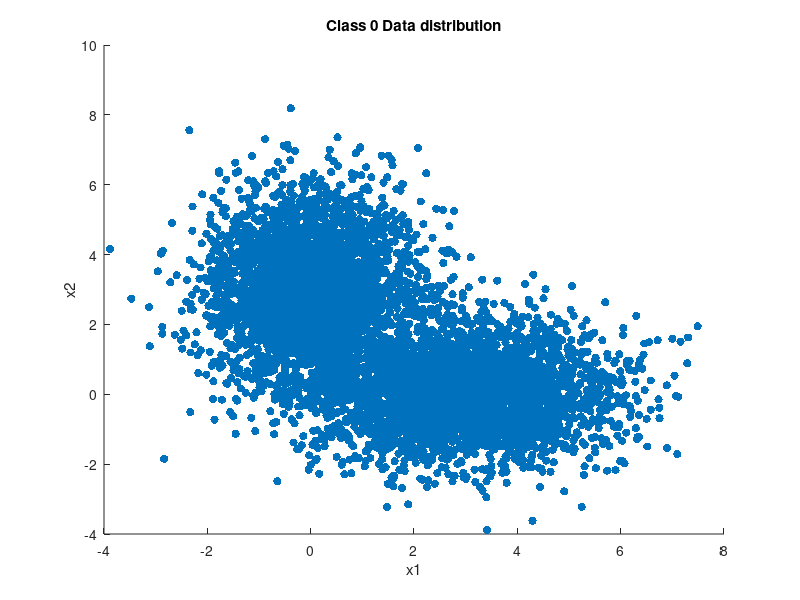
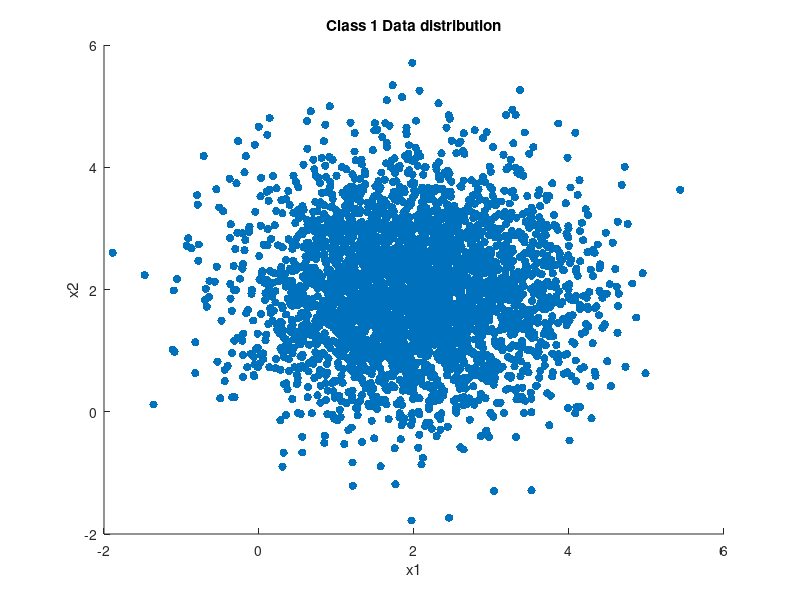

Write the MATLAB code that produced these figures, in order. (Note: this script raises an error after producing the figures.)
clear all; close all;clc;

%Initialize Parameters and Generate Data
S = 10000;
d = 2;
p0 = 0.65;
p1 = 0.35;

%Determine posteriors
Postlabel =rand(1, S) >= p0;

%Create appropriate number of data points from each distribution
Data0 = length(find(Postlabel == 0));
Data1 = length(find(Postlabel == 1));


%Parameters for two classes
mean = [3,0;0,3];
Cov = cat(3,[2,0;0,1],[1,0;0,2]);
mean01 = [3;0];
mean02 = [0;3];
mean03 = (p0*mean01) + (p1*mean02);

weight =[0.5;0.5];
ab = gmdistribution(mean, Cov,weight);

mean1 = [2;2];
Cov1 = [1,0;0,1];

%Generate data as prescribed in assignment description
x0 = random(ab, Data0);
x1 = mvnrnd(mean1, Cov1, Data1);

%Plot data showing two classes
figure;
scatter(x0(:,1),x0(:,2),'filled');
xlabel('x1');
ylabel('x2');
title('Class 0 Data distribution');


figure;
scatter(x1(:,1),x1(:,2),'filled');
xlabel('x1');
ylabel('x2');

title('Class 1 Data distribution');





x=zeros(S,2);
x(Postlabel==0,:)=x0;
x(Postlabel==1,:)=x1;


%Part 1: ERM Classification with True Knowledge
discriminantScore=log(evalGaussian(x' ,mean1,Cov1)./(pdf(ab,x))');
sortDS=sort(discriminantScore);


%Generate vector of gammas for parametric sweep
logGamma=[min(discriminantScore)-eps sort(discriminantScore)+eps];
for ind=1:length(logGamma)
 decision=discriminantScore>logGamma(ind);
 Num_pos(ind)=sum(decision);
 pFP(ind)=sum(decision==1 & Postlabel==0)/Data0;
 pTP(ind)=sum(decision==1 & Postlabel==1)/Data1;
 pFN(ind)=sum(decision==0 & Postlabel==1)/Data1;
 pTN(ind)=sum(decision==0 & Postlabel==0)/Data0;
 %Two ways to make sure I did it right
 pFE(ind)=(sum(decision==0 & Postlabel==1) + sum(decision==1 & Postlabel==0))/S;
 pFE2(ind)=(pFP(ind)*Data0 + pFN(ind)*Data1)/S;
end

%Calculate Theoretical Minimum Error
logGamma_ideal=log(p0/p1);
decision_ideal=discriminantScore>logGamma_ideal;
pFP_ideal=sum(decision_ideal==1 & Postlabel==0)/Data0;
pTP_ideal=sum(decision_ideal==1 & Postlabel==1)/Data1;
pFE_ideal=(pFP_ideal*Data0+(1-pTP_ideal)*Data1)/(Data0+Data1);
%Estimate Minimum Error
%If multiple minimums are found choose the one closest to the theoretical
%minimum
[min_pFE, min_pFE_ind]=min(pFE);
if length(min_pFE_ind)>1
 [~,minDistTheory_ind]=min(abs(logGamma(min_pFE_ind)-logGamma_ideal));
 min_pFE_ind=min_pFE_ind(minDistTheory_ind);
end
%Find minimum gamma and corresponding false and true positive rates
minGAMMA=exp(logGamma(min_pFE_ind));
min_FP=pFP(min_pFE_ind);
min_TP=pTP(min_pFE_ind);

%Plot
figure;
plot(pFP,pTP, 'b-','DisplayName','ROC Curve');
hold all;
plot(min_FP,min_TP,'o','DisplayName','Estimated Min. Error');
plot(pFP_ideal,pTP_ideal,'+','DisplayName',...
 'Theoretical Min. Error');
xlabel('P(D=1|L=0) False Positive');
ylabel('P(D=1|L=1) True Positive');
title('Mininimum Expected Risk ROC Curve');
legend 'show';
grid on; box on;


fprintf('Theoretical: Gamma=%1.2f, Error=%1.2f%%\n',...
    exp(logGamma_ideal),100*pFE_ideal);
fprintf('Estimated: Gamma=%1.2f, Error=%1.2f%%\n',minGAMMA,100*min_pFE);
figure;
plot(logGamma,pFE,'DisplayName','Errors','LineWidth',2);
hold on;
plot(logGamma(min_pFE_ind),pFE(min_pFE_ind),...
 'ro','DisplayName','Minimum Error','LineWidth',2);
xlabel('Gamma');
ylabel('Proportion of Errors');
title('Probability of Error vs. Gamma')
grid on;
legend 'show';


%FisherL

Sb=(mean03-mean1)*(mean03-mean1)';
Sw=Cov(:,:,1)+Cov(:,:,2)+Cov1;
[V,D]= eig(inv(Sw)*Sb);
[~,ind]=sort(diag(D),'descend');
wLDA=V(:,ind(1));
yLDA=wLDA'*x';
% 这里有问题应该是运行下面两行代码的，但是不知为何会报错，需要调试。不过注释掉，程序也可以运行，结果大差不离。
%wLDA=sign(mean(yLDA(find(Postlabel==1)))-mean(yLDA(find(Postlabel==0))))*wLDA;
%yLDA=sign(mean(yLDA(find(Postlabel==1)))-mean(yLDA(find(Postlabel==0))))*yLDA;

figure;
plot(yLDA(find(Postlabel==0)),zeros(1,Data0),'o',yLDA(find(Postlabel==1)),zeros(1,Data1),'+');
title('LDA projection of data points and their true labels');
xlabel('x1'); ylabel('x2'); legend('Class 0', 'Class 1');



